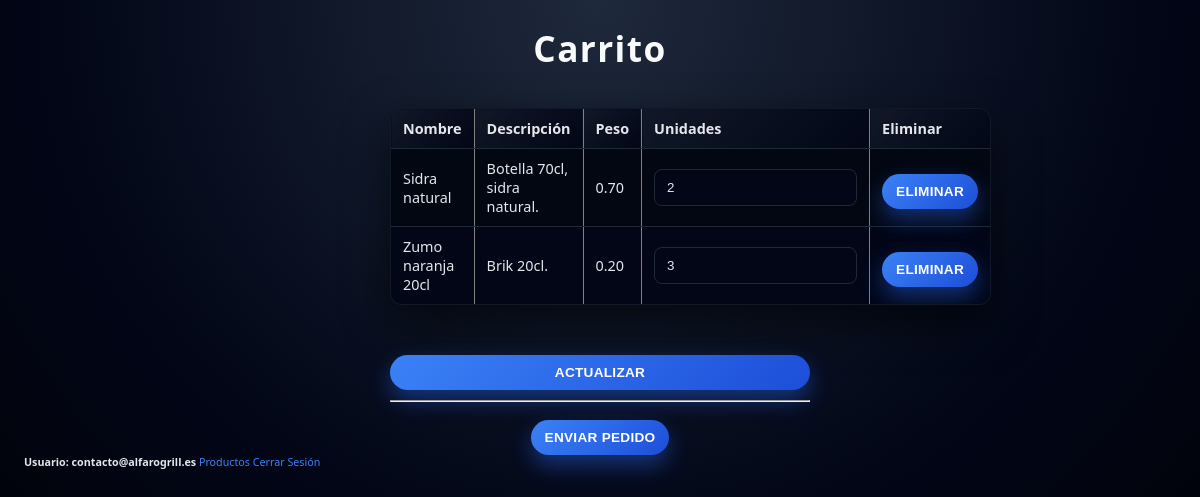
/carrito.php (signed in), run on the app's committed database.
### tables this page shows
CREATE TABLE `pedidosproductos` (
    `CodPedProd` varchar(200) NOT NULL,
    `Pedido` int DEFAULT NULL,
    `Producto` int DEFAULT NULL,
    `Unidades` int DEFAULT NULL
);

CREATE TABLE `productos` (
    `CodProd` varchar(200) NOT NULL,
    `Nombre` varchar(100) DEFAULT NULL,
    `Descripcion` text,
    `Peso` decimal(10,2) DEFAULT NULL,
    `Stock` int DEFAULT NULL,
    `Categoria` int DEFAULT NULL
);

### tools/Config.php (called while the page is built, shortened)
<?php
class Config
{
    private static $instancia = null;
    private $data = [];
    private function __construct()
    {
        $this->data = parse_ini_file(__DIR__ . '/../config/config.ini', true);
    }
    public static function getInstance()
    {
        if (self::$instancia === null) {
            self::$instancia = new Config();
        }
        return self::$instancia;
    }
    public function get($section, $key)
    {
        return $this->data[$section][$key];
    }
}

### tools/Conexion.php (called while the page is built, shortened)
<?php
class Conexion
{
    private static $conexion;
    private static $config;
    private static $driver;
    private static $host;
    private static $port;
    private static $db;
    private static $user;
    private static $pass;
    private static $charset;
    public static function getConexion()
    {
        if (self::$conexion === null) {
            try {
                self::$config = Config::getInstance();
                self::$driver = self::$config->get('database', 'driver');
                self::$host   = self::$config->get('database', 'host');
                self::$db = self::$config->get('database', 'dbname');
                self::$port   = self::$config->get('database', 'port');
                self::$user   = self::$config->get('database', 'user');
                self::$pass   = self::$config->get('database', 'pass');
                self::$charset   = self::$config->get('database', 'charset');
                $dsn = self::$driver.':host='.self::$host.
                       ';port='.self::$port.
                       ';dbname='.self::$db.
                       ';charset='.self::$charset;
                self::$conexion = new PDO($dsn, self::$user, self::$pass, [
                    PDO::ATTR_ERRMODE => PDO::ERRMODE_EXCEPTION,
                    PDO::ATTR_DEFAULT_FETCH_MODE => PDO::FETCH_ASSOC,
                ]);
            } catch (PDOException $e) {
                throw new PDOException('Error de conexión a la BD: '.$e->getMessage());
            }
        }
        return self::$conexion;
    }
}

### src/GestorPedidos.php (called while the page is built, shortened)
<?php
class GestorPedidos
{
    private static ?PDO $pdo = null;
    private static function pdo(): PDO
    {
        if (self::$pdo === null) self::$pdo = Conexion::getConexion();
        return self::$pdo;
    }
    public static function getCodResByCorreo(string $correo): ?string
    {
        $sql = "SELECT CodRes FROM restaurantes WHERE Correo = :c LIMIT 1";
        $stmt = self::pdo()->prepare($sql);
        $stmt->execute(['c' => $correo]);
        $row = $stmt->fetch();
        return $row ? (string)$row['CodRes'] : null;
    }
    public static function getPedidoAbierto(string $codRes): ?array
    {
        $sql = "SELECT CodPed, Fecha, Enviado, Restaurante
                FROM pedidos
                WHERE Restaurante = :r AND Enviado = 0
                ORDER BY Fecha DESC
                LIMIT 1";
        $stmt = self::pdo()->prepare($sql);
        $stmt->execute(['r' => $codRes]);
        $row = $stmt->fetch();
        return $row ?: null;
    }
    public static function getCarritoPorCorreo(string $correo): array
    {
        $codRes = self::getCodResByCorreo($correo);
        $pedido = self::getPedidoAbierto($codRes);
        $sql = "SELECT
                    pr.CodProd,
                    pr.Nombre,
                    pr.Descripcion,
                    pr.Peso,
                    pr.Stock,
                    pp.Unidades
                FROM pedidosproductos pp
                JOIN productos pr ON pr.CodProd = pp.Producto
                WHERE pp.Pedido = :p
                ORDER BY pr.Nombre";
        $stmt = self::pdo()->prepare($sql);
        $stmt->execute(['p' => $pedido['CodPed']]);
        $lineas = $stmt->fetchAll();
        return ['pedido' => $pedido, 'lineas' => $lineas];
    }
}

### public/carrito.php (the view, shortened to what this page needs)
<?php
function h(string $s): string { return htmlspecialchars($s, ENT_QUOTES, 'UTF-8'); }
$data = GestorPedidos::getCarritoPorCorreo($_SESSION['correo']);
$lineas = $data['lineas'] ?? [];
?>
<!doctype html>
<html lang="es">
<head>
    <link rel="stylesheet" href="style.css">
</head>
<body>
<main>
    <h1>Carrito</h1>
    <?php if (empty($lineas)): ?>
        <p>Carrito vacío.</p>
    <?php else: ?>
        <form method="post" action="carrito.php">
            <table border="1" cellpadding="6" cellspacing="0">
                <thead>
                <tr>
                    <th>Nombre</th>
                    <th>Descripción</th>
                    <th>Peso</th>
                    <th>Unidades</th>
                    <th>Eliminar</th>
                </tr>
                </thead>
                <tbody>
                <?php foreach ($lineas as $l): ?>
                    <tr>
                        <td><?= h((string)$l['Nombre']) ?></td>
                        <td><?= h((string)$l['Descripcion']) ?></td>
                        <td><?= h((string)$l['Peso']) ?></td>
                        <td>
                            <input type="number"
                                   name="unidades[<?= h((string)$l['CodProd']) ?>]"
                                   min="0"
                                   value="<?= (int)$l['Unidades'] ?>">
                        </td>
                        <td>
                            <form method="post" action="carrito.php" style="display:inline">
                                <button type="submit">Eliminar</button>
                            </form>
                        </td>
                    </tr>
                <?php endforeach; ?>
                </tbody>
            </table>
            <br>
            <button type="submit">Actualizar</button>
        </form>
        <hr>
        <form method="post" action="carrito.php">
            <button type="submit">Enviar pedido</button>
        </form>
    <?php endif; ?>
</main>
<footer>
    <h6>
        Usuario: <?= h((string)$_SESSION['correo']) ?>
        <a href="tabla_lectura.php">Productos</a>
        <a href="logout.php">Cerrar Sesión</a>
    </h6>
</footer>
</body>
</html>

### public/style.css (style rules this page uses)
* { margin: 0; padding: 0; box-sizing: border-box; }
:root { --bg-main: #0f172a; --bg-card: #111827; --bg-card-soft: #020617; --accent: #3b82f6; --accent-soft: #1d4ed8; --accent-danger: #ef4444; --accent-danger-soft: #b91c1c; --border-subtle: #1f2937; --text-main: #e5e7eb; --text-soft: #9ca3af; --radius-lg: 12px; --shadow-soft: 0 18px 45px rgba(0, 0, 0, 0.6); --transition-fast: 0.18s ease-in-out; }
body { font-family: system-ui, -apple-system, BlinkMacSystemFont, "Segoe UI", sans-serif; background: radial-gradient(circle at top, #1e293b 0, #020617 55%, #000 100%); color: var(--text-main); min-height: 100vh; padding: 24px; }
h1 { text-align: center; margin-bottom: 24px; font-size: 2.2rem; letter-spacing: 0.04em; color: #f9fafb; }
a { color: var(--accent); text-decoration: none; font-weight: 500; }
form { max-width: 420px; margin: 0 auto; display: flex; flex-direction: column; gap: 10px; }
input[type="text"], input[type="password"], input[type="date"], input[type="number"] { padding: 10px 12px; border-radius: 8px; border: 1px solid #1f2937; background-color: #020617; color: var(--text-main); transition: border-color var(--transition-fast), box-shadow var(--transition-fast), transform var(--transition-fast); }
button, input[type="submit"] { margin-top: 8px; padding: 10px 14px; border-radius: 999px; border: none; cursor: pointer; background: linear-gradient(135deg, var(--accent), var(--accent-soft)); color: white; font-weight: 600; letter-spacing: 0.02em; text-transform: uppercase; font-size: 0.85rem; box-shadow: 0 10px 22px rgba(37, 99, 235, 0.45); transition: transform var(--transition-fast), box-shadow var(--transition-fast), filter var(--transition-fast); }
table { width: 100%; border-collapse: collapse; margin-top: 12px; background-color: var(--bg-card); border-radius: var(--radius-lg); overflow: hidden; box-shadow: var(--shadow-soft); }
th, td { padding: 10px 12px; font-size: 0.9rem; }
th { text-align: left; background: linear-gradient(135deg, #111827, #020617); border-bottom: 1px solid #1f2937; color: #e5e7eb; position: sticky; top: 0; z-index: 1; }
tbody tr:nth-child(even) { background-color: #020617; }
tbody tr:nth-child(odd) { background-color: #030712; }
td { border-bottom: 1px solid #1f2937; color: var(--text-main); }

### data on the page
pedidosproductos: Producto.Nombre "Sidra natural", Producto.Descripcion "Botella 70cl, sidra natural.", Producto.Peso "0.70", Unidades "2"
pedidosproductos: Producto.Nombre "Zumo naranja 20cl", Producto.Descripcion "Brik 20cl.", Producto.Peso "0.20", Unidades "3"

### other printed values
$_SESSION['correo'] "contacto@alfarogrill.es"
